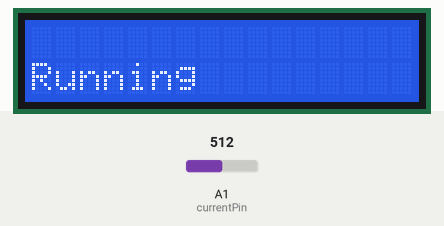
This sketch was run on a simulated Arduino Uno, built with avr-gcc and run on an emulated ATmega328P. On the bench: 16×2 character LCD. The test bench sets the inputs (shaded band); at power-on: A1 (currentPin) = 512.

Above: at 1.2 s.
1.3 s: A1 (currentPin) set to 716
At 3.3 s:
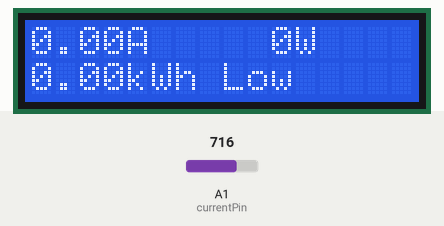
At 4.6 s:
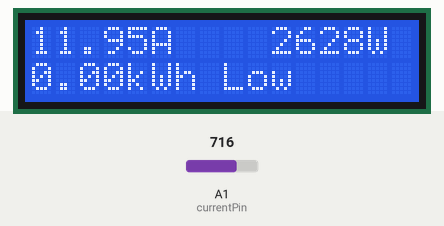
Timing chart, 0 to 6.1 s (numbered marks = the images above; inputs shaded):
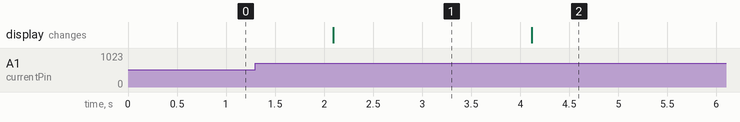

The sketch:

ArduinoUnplug.ino
```cpp
#include <LiquidCrystal.h>

int currentPin = 1;              //Assign CT input
double kilos = 0;
int peakPower = 0;
LiquidCrystal lcd(8, 9, 4, 5, 6, 7);  //Assign LCD screen pins
void setup()
{
  lcd.begin(16,2);              // columns, rows.  use 16,2 for a 16x2 LCD, etc.
  lcd.clear();
  lcd.setCursor(0,7);           // set cursor to column 0, row 0 (the first row)
  lcd.print("Running");
}

void loop()
{
  int current = 0;
  int maxCurrent = 0;
  int minCurrent = 1000;
  for (int i=0 ; i<=200 ; i++)  //Monitors and logs the current input for 200 cycles to determine max and min current
  {
    current = analogRead(currentPin);    //Reads current input
    if(current >= maxCurrent)
      maxCurrent = current;
    else if(current <= minCurrent)
      minCurrent = current;
  }
  if (maxCurrent <= 517)
  {
    maxCurrent = 516;
  }
  double RMSCurrent = ((maxCurrent - 516)*0.707)/11.8337;    //Calculates RMS current based on maximum value
  int RMSPower = 220*RMSCurrent;    //Calculates RMS Power Assuming Voltage 220VAC, change to 110VAC accordingly
  if (RMSPower > peakPower)
  {
    peakPower = RMSPower;
  }
  kilos = kilos + (RMSPower * (2.05/60/60/1000));    //Calculate kilowatt hours used
  delay (2000);
  lcd.clear();
  lcd.setCursor(0,0);           // Displays all current data
  lcd.print(RMSCurrent);
  lcd.print("A");
  lcd.setCursor(10,0);
  lcd.print(RMSPower);
  lcd.print("W");
  lcd.setCursor(0,1);
  lcd.print(kilos);
  lcd.print("kWh");
    if(kilos < 20){
    lcd.print(" Low");
    }
    if(kilos > 20 && kilos < 30){
    lcd.print(" Medium");
    }
    if(kilos > 30){
    lcd.print(" High");
    }
}
```

Measured:
- after the input at 1.3 s, the display: first differs from a run without the input after 2.8 s (image 2)
- what the display in image 1 shows lasts 2.0 s, from 2.1 s to 4.1 s
